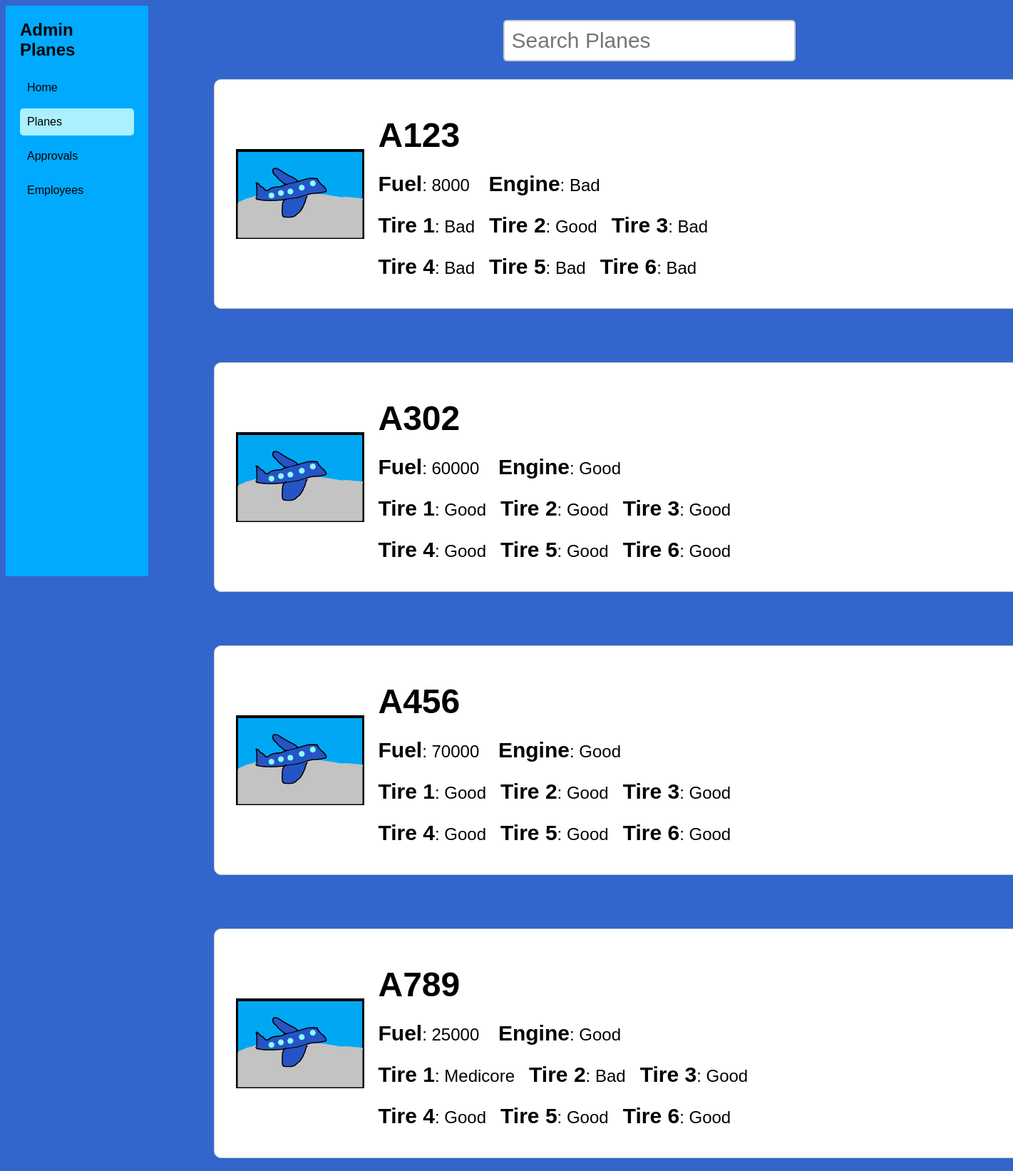
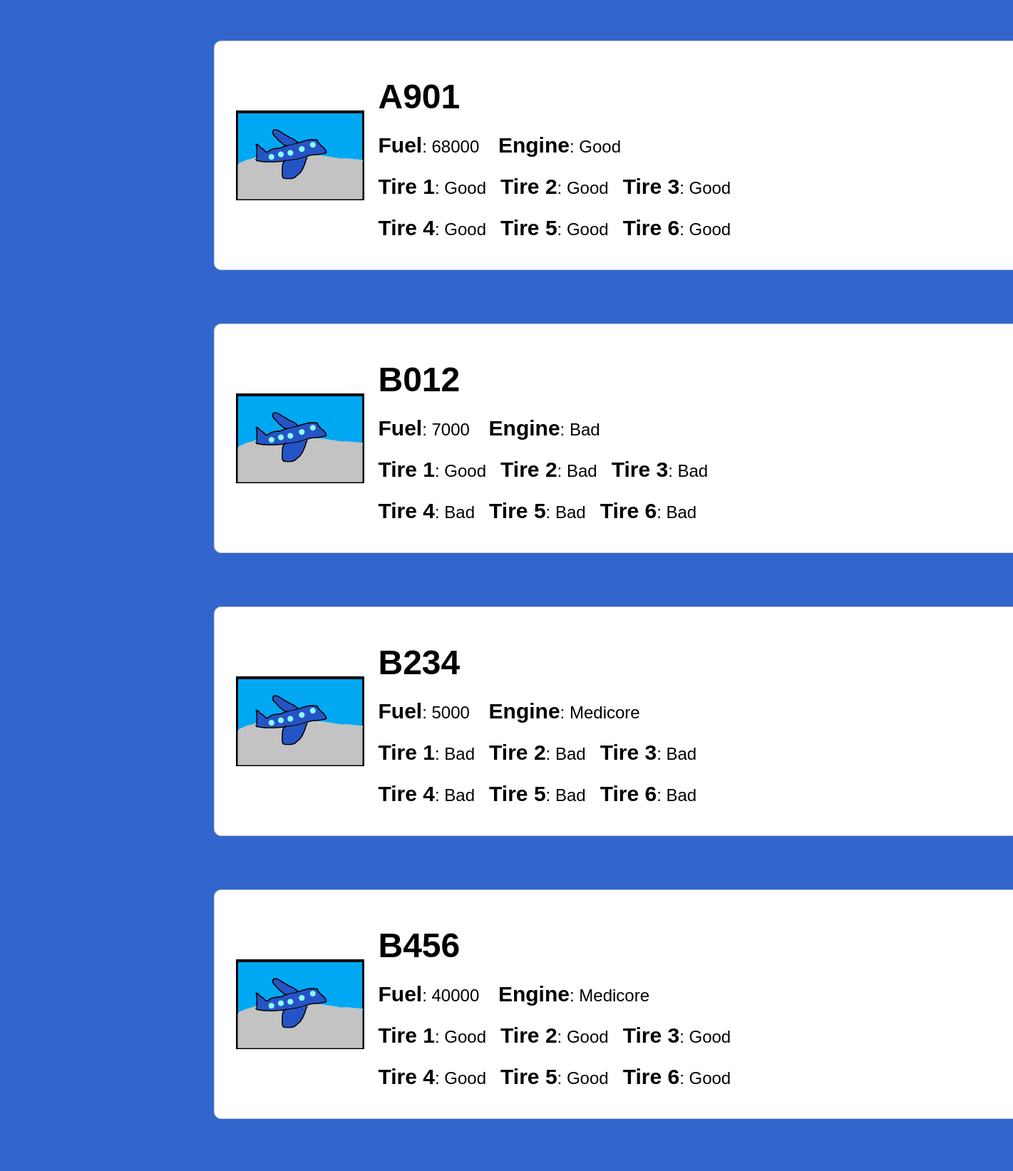
The page /admins/searchPlanes.php (upper part) on the database its author committed (2 pictures, top to bottom).
### tables this page shows
CREATE TABLE `plane` (
  `NameID` varchar(255) NOT NULL,
  `fuel` int(11) DEFAULT NULL,
  `tire1` enum('Good','Medicore','Bad') DEFAULT NULL,
  `motor` enum('Good','Medicore','Bad') DEFAULT NULL,
  `tire2` enum('Good','Medicore','Bad') DEFAULT NULL,
  `tire3` enum('Good','Medicore','Bad') DEFAULT NULL,
  `tire4` enum('Good','Medicore','Bad') DEFAULT NULL,
  `tire5` enum('Good','Medicore','Bad') DEFAULT NULL,
  `tire6` enum('Good','Medicore','Bad') DEFAULT NULL
);

### database.php (called while the page is built, shortened)
<?php
$db_server = "localhost";
$db_user = "root";
$db_pass = "";
$db_name = "Silvee";
$conn = mysqli_connect($db_server, $db_user, $db_pass,  $db_name);
$planes = mysqli_query($conn, "SELECT * FROM plane");
?>

### plane.php (the view, shortened to what this page needs)
<!DOCTYPE html>
<html lang="en">
<head>
    <link rel="stylesheet" href="../style.css">
</head>
<body>
    <div class="main-content">
        <div class="search-bar">
            <input type="text" placeholder="Search Planes" id="search-bar" >
        </div>
        <div class="container">
            <?php
            include("../database.php");
            while ($row = mysqli_fetch_assoc($planes)){
                echo '<div class="card">';
                echo '<img src="../plane.png" alt="Plane Image" class="planePic">';
                echo '<div>';
                echo '<h1>' . $row['NameID'] . '</h1>';
                echo '<p><strong>Fuel</strong>: ' . $row["fuel"] . ' &nbsp &nbsp<strong>Engine</strong>: ' . $row["motor"] . '</p>';
                echo '<p> <strong>Tire 1</strong>: ' . $row["tire1"] .  '&nbsp &nbsp<strong>Tire 2</strong>: ' . $row["tire2"] . '&nbsp &nbsp<strong>Tire 3</strong>: ' . $row["tire3"] . '</p>';
                echo '<p> <strong>Tire 4</strong>: ' . $row["tire4"] .  '&nbsp &nbsp<strong>Tire 5</strong>: ' . $row["tire5"] . '&nbsp &nbsp<strong>Tire 6</strong>: ' . $row["tire6"] . '</p>';
                echo '</div>';
                echo '</div>';
            }
            ?>
        </div>
    </div>
</body>
</html>

### style.css (style rules this page uses)
body { font-family: Arial, sans-serif; background-color: #3366cc; }
.main-content { margin: 0; margin-left: 200px; justify-content: center; align-items: start; }
.container { display: grid; justify-content: center; align-items: center; gap: 25px; }
.card, .pieChart { width: 1200px; height: 200px; border: 1px solid #ccc; border-radius: 10px; margin: 25px; background-color: white; display: flex; justify-content: center; align-items: center; font-family: sans-serif; font-size: 1.5em; padding: 10px; }
.card img { margin: 20px; }
.card div { flex-grow: 1; }
.card h1 { margin-bottom: 5px; }
.card strong { font-size: 30px; font-weight: 900; }
.search-bar { display: flex; justify-content: center; width: 60%; margin: 0 auto; padding-top: 20px; }
.search-bar input[type="text"] { padding: 10px; border: 2px solid #ccc; border-radius: 5px; outline: none; font-size: 30px; transition: 0.3s; }

### plane.php (style rules this page uses)
.card { height: 300px; }

### rows shown on the page
plane: NameID "A123", fuel "8000", motor "Bad", tire1 "Bad", tire2 "Good", tire3 "Bad", tire4 "Bad", tire5 "Bad", tire6 "Bad"
plane: NameID "A302", fuel "60000", motor "Good", tire1 "Good", tire2 "Good", tire3 "Good", tire4 "Good", tire5 "Good", tire6 "Good"
plane: NameID "A456", fuel "70000", motor "Good", tire1 "Good", tire2 "Good", tire3 "Good", tire4 "Good", tire5 "Good", tire6 "Good"
plane: NameID "A789", fuel "25000", motor "Good", tire1 "Medicore", tire2 "Bad", tire3 "Good", tire4 "Good", tire5 "Good", tire6 "Good"
plane: NameID "A901", fuel "68000", motor "Good", tire1 "Good", tire2 "Good", tire3 "Good", tire4 "Good", tire5 "Good", tire6 "Good"
plane: NameID "B012", fuel "7000", motor "Bad", tire1 "Good", tire2 "Bad", tire3 "Bad", tire4 "Bad", tire5 "Bad", tire6 "Bad"
plane: NameID "B234", fuel "5000", motor "Medicore", tire1 "Bad", tire2 "Bad", tire3 "Bad", tire4 "Bad", tire5 "Bad", tire6 "Bad"
plane: NameID "B456", fuel "40000", motor "Medicore", tire1 "Good", tire2 "Good", tire3 "Good", tire4 "Good", tire5 "Good", tire6 "Good"
